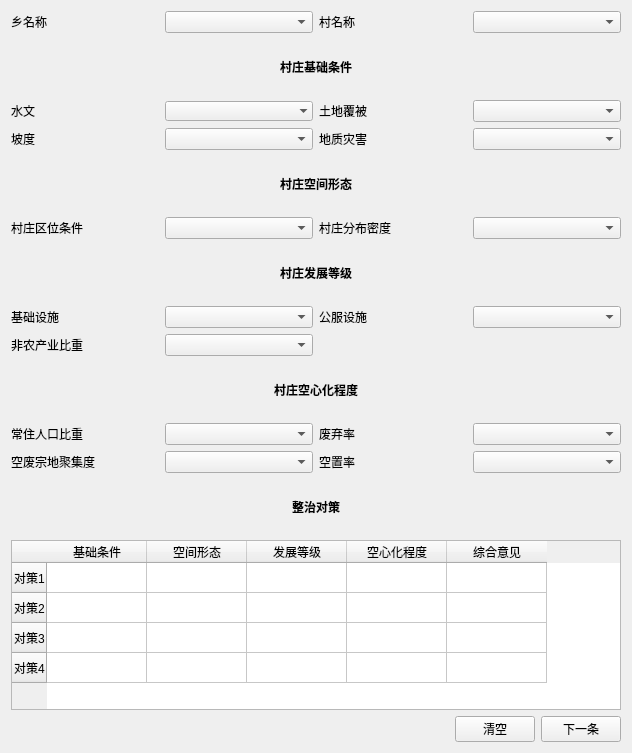
<?xml version="1.0" encoding="UTF-8"?>
<ui version="4.0">
 <class>ZhengZhiYinSu</class>
 <widget class="QWidget" name="ZhengZhiYinSu">
  <property name="geometry">
   <rect>
    <x>0</x>
    <y>0</y>
    <width>632</width>
    <height>753</height>
   </rect>
  </property>
  <property name="windowTitle">
   <string>整治因素</string>
  </property>
  <layout class="QGridLayout" name="gridLayout">
   <item row="5" column="0">
    <layout class="QHBoxLayout" name="horizontalLayout_3">
     <item>
      <widget class="QLabel" name="label_3">
       <property name="text">
        <string>坡度</string>
       </property>
      </widget>
     </item>
     <item>
      <widget class="QComboBox" name="PDComBoBox_0_2"/>
     </item>
     <item>
      <widget class="QLabel" name="label_17">
       <property name="text">
        <string>地质灾害</string>
       </property>
      </widget>
     </item>
     <item>
      <widget class="QComboBox" name="DZZGComBoBox_0_3"/>
     </item>
    </layout>
   </item>
   <item row="9" column="0">
    <layout class="QHBoxLayout" name="horizontalLayout_4">
     <item>
      <widget class="QLabel" name="label_15">
       <property name="text">
        <string>村庄区位条件</string>
       </property>
      </widget>
     </item>
     <item>
      <widget class="QComboBox" name="QWTJComBoBox_1_0"/>
     </item>
     <item>
      <widget class="QLabel" name="label_6">
       <property name="text">
        <string>村庄分布密度</string>
       </property>
      </widget>
     </item>
     <item>
      <widget class="QComboBox" name="CZFBMDComBoBox_1_1"/>
     </item>
    </layout>
   </item>
   <item row="0" column="0">
    <layout class="QHBoxLayout" name="horizontalLayout_10">
     <item>
      <widget class="QLabel" name="label">
       <property name="text">
        <string>乡名称</string>
       </property>
      </widget>
     </item>
     <item>
      <widget class="QComboBox" name="comboBoxXiang"/>
     </item>
     <item>
      <widget class="QLabel" name="label_2">
       <property name="text">
        <string>村名称</string>
       </property>
      </widget>
     </item>
     <item>
      <widget class="QComboBox" name="comboBoxCun"/>
     </item>
    </layout>
   </item>
   <item row="7" column="0">
    <layout class="QHBoxLayout" name="horizontalLayout_9">
     <item>
      <spacer name="horizontalSpacer_5">
       <property name="orientation">
        <enum>Qt::Horizontal</enum>
       </property>
       <property name="sizeHint" stdset="0">
        <size>
         <width>40</width>
         <height>20</height>
        </size>
       </property>
      </spacer>
     </item>
     <item>
      <widget class="QLabel" name="label_18">
       <property name="font">
        <font>
         <pointsize>9</pointsize>
         <weight>75</weight>
         <bold>true</bold>
        </font>
       </property>
       <property name="text">
        <string>村庄空间形态</string>
       </property>
      </widget>
     </item>
     <item>
      <spacer name="horizontalSpacer_6">
       <property name="orientation">
        <enum>Qt::Horizontal</enum>
       </property>
       <property name="sizeHint" stdset="0">
        <size>
         <width>40</width>
         <height>20</height>
        </size>
       </property>
      </spacer>
     </item>
    </layout>
   </item>
   <item row="16" column="0">
    <layout class="QHBoxLayout" name="horizontalLayout_13">
     <item>
      <spacer name="horizontalSpacer_12">
       <property name="orientation">
        <enum>Qt::Horizontal</enum>
       </property>
       <property name="sizeHint" stdset="0">
        <size>
         <width>40</width>
         <height>20</height>
        </size>
       </property>
      </spacer>
     </item>
     <item>
      <widget class="QLabel" name="label_20">
       <property name="font">
        <font>
         <pointsize>9</pointsize>
         <weight>75</weight>
         <bold>true</bold>
        </font>
       </property>
       <property name="text">
        <string>村庄空心化程度</string>
       </property>
      </widget>
     </item>
     <item>
      <spacer name="horizontalSpacer_11">
       <property name="orientation">
        <enum>Qt::Horizontal</enum>
       </property>
       <property name="sizeHint" stdset="0">
        <size>
         <width>40</width>
         <height>20</height>
        </size>
       </property>
      </spacer>
     </item>
    </layout>
   </item>
   <item row="21" column="0">
    <layout class="QHBoxLayout" name="horizontalLayout_14">
     <item>
      <spacer name="horizontalSpacer_13">
       <property name="orientation">
        <enum>Qt::Horizontal</enum>
       </property>
       <property name="sizeHint" stdset="0">
        <size>
         <width>40</width>
         <height>20</height>
        </size>
       </property>
      </spacer>
     </item>
     <item>
      <widget class="QLabel" name="label_21">
       <property name="font">
        <font>
         <pointsize>9</pointsize>
         <weight>75</weight>
         <bold>true</bold>
        </font>
       </property>
       <property name="text">
        <string>整治对策</string>
       </property>
      </widget>
     </item>
     <item>
      <spacer name="horizontalSpacer_14">
       <property name="orientation">
        <enum>Qt::Horizontal</enum>
       </property>
       <property name="sizeHint" stdset="0">
        <size>
         <width>40</width>
         <height>20</height>
        </size>
       </property>
      </spacer>
     </item>
    </layout>
   </item>
   <item row="11" column="0">
    <layout class="QHBoxLayout" name="horizontalLayout_12">
     <item>
      <spacer name="horizontalSpacer_9">
       <property name="orientation">
        <enum>Qt::Horizontal</enum>
       </property>
       <property name="sizeHint" stdset="0">
        <size>
         <width>40</width>
         <height>20</height>
        </size>
       </property>
      </spacer>
     </item>
     <item>
      <widget class="QLabel" name="label_19">
       <property name="font">
        <font>
         <pointsize>9</pointsize>
         <weight>75</weight>
         <bold>true</bold>
        </font>
       </property>
       <property name="text">
        <string>村庄发展等级</string>
       </property>
      </widget>
     </item>
     <item>
      <spacer name="horizontalSpacer_10">
       <property name="orientation">
        <enum>Qt::Horizontal</enum>
       </property>
       <property name="sizeHint" stdset="0">
        <size>
         <width>40</width>
         <height>20</height>
        </size>
       </property>
      </spacer>
     </item>
    </layout>
   </item>
   <item row="15" column="0">
    <spacer name="verticalSpacer_4">
     <property name="orientation">
      <enum>Qt::Vertical</enum>
     </property>
     <property name="sizeHint" stdset="0">
      <size>
       <width>20</width>
       <height>40</height>
      </size>
     </property>
    </spacer>
   </item>
   <item row="20" column="0">
    <spacer name="verticalSpacer_5">
     <property name="orientation">
      <enum>Qt::Vertical</enum>
     </property>
     <property name="sizeHint" stdset="0">
      <size>
       <width>20</width>
       <height>40</height>
      </size>
     </property>
    </spacer>
   </item>
   <item row="2" column="0">
    <layout class="QHBoxLayout" name="horizontalLayout_11">
     <item>
      <spacer name="horizontalSpacer_7">
       <property name="orientation">
        <enum>Qt::Horizontal</enum>
       </property>
       <property name="sizeHint" stdset="0">
        <size>
         <width>40</width>
         <height>20</height>
        </size>
       </property>
      </spacer>
     </item>
     <item>
      <widget class="QLabel" name="label_14">
       <property name="font">
        <font>
         <pointsize>9</pointsize>
         <weight>75</weight>
         <bold>true</bold>
        </font>
       </property>
       <property name="text">
        <string>村庄基础条件</string>
       </property>
      </widget>
     </item>
     <item>
      <spacer name="horizontalSpacer_8">
       <property name="orientation">
        <enum>Qt::Horizontal</enum>
       </property>
       <property name="sizeHint" stdset="0">
        <size>
         <width>40</width>
         <height>20</height>
        </size>
       </property>
      </spacer>
     </item>
    </layout>
   </item>
   <item row="6" column="0">
    <spacer name="verticalSpacer_2">
     <property name="orientation">
      <enum>Qt::Vertical</enum>
     </property>
     <property name="sizeHint" stdset="0">
      <size>
       <width>20</width>
       <height>40</height>
      </size>
     </property>
    </spacer>
   </item>
   <item row="10" column="0">
    <spacer name="verticalSpacer_3">
     <property name="orientation">
      <enum>Qt::Vertical</enum>
     </property>
     <property name="sizeHint" stdset="0">
      <size>
       <width>20</width>
       <height>40</height>
      </size>
     </property>
    </spacer>
   </item>
   <item row="1" column="0">
    <spacer name="verticalSpacer">
     <property name="orientation">
      <enum>Qt::Vertical</enum>
     </property>
     <property name="sizeHint" stdset="0">
      <size>
       <width>20</width>
       <height>40</height>
      </size>
     </property>
    </spacer>
   </item>
   <item row="4" column="0">
    <layout class="QHBoxLayout" name="horizontalLayout_2">
     <item>
      <widget class="QLabel" name="label_5">
       <property name="text">
        <string>水文</string>
       </property>
      </widget>
     </item>
     <item>
      <widget class="QComboBox" name="SWComBoBox_0_0">
       <property name="frame">
        <bool>false</bool>
       </property>
      </widget>
     </item>
     <item>
      <widget class="QLabel" name="label_16">
       <property name="text">
        <string>土地覆被</string>
       </property>
      </widget>
     </item>
     <item>
      <widget class="QComboBox" name="TDFBComBoBox_0_1"/>
     </item>
    </layout>
   </item>
   <item row="19" column="0">
    <layout class="QHBoxLayout" name="horizontalLayout_8">
     <item>
      <widget class="QLabel" name="label_12">
       <property name="text">
        <string>空废宗地聚集度</string>
       </property>
      </widget>
     </item>
     <item>
      <widget class="QComboBox" name="KFZDJJDComBoBox_3_2"/>
     </item>
     <item>
      <widget class="QLabel" name="label_22">
       <property name="text">
        <string>空置率</string>
       </property>
      </widget>
     </item>
     <item>
      <widget class="QComboBox" name="KZLComBoBox_3_3"/>
     </item>
    </layout>
   </item>
   <item row="24" column="0">
    <layout class="QHBoxLayout" name="horizontalLayout">
     <item>
      <spacer name="horizontalSpacer">
       <property name="orientation">
        <enum>Qt::Horizontal</enum>
       </property>
       <property name="sizeHint" stdset="0">
        <size>
         <width>40</width>
         <height>20</height>
        </size>
       </property>
      </spacer>
     </item>
     <item>
      <widget class="QPushButton" name="clearBtn">
       <property name="text">
        <string>清空</string>
       </property>
      </widget>
     </item>
     <item>
      <widget class="QPushButton" name="nextBtn">
       <property name="text">
        <string>下一条</string>
       </property>
      </widget>
     </item>
    </layout>
   </item>
   <item row="18" column="0">
    <layout class="QHBoxLayout" name="horizontalLayout_7">
     <item>
      <widget class="QLabel" name="label_11">
       <property name="text">
        <string>常住人口比重</string>
       </property>
      </widget>
     </item>
     <item>
      <widget class="QComboBox" name="CZRKBZComBoBox_3_0"/>
     </item>
     <item>
      <widget class="QLabel" name="label_13">
       <property name="text">
        <string>废弃率</string>
       </property>
      </widget>
     </item>
     <item>
      <widget class="QComboBox" name="FQLComBoBox_3_1"/>
     </item>
    </layout>
   </item>
   <item row="14" column="0">
    <layout class="QHBoxLayout" name="horizontalLayout_6">
     <item>
      <widget class="QLabel" name="label_10">
       <property name="text">
        <string>非农产业比重</string>
       </property>
      </widget>
     </item>
     <item>
      <widget class="QComboBox" name="FNCYBZComBoBox_2_2"/>
     </item>
     <item>
      <widget class="QLabel" name="label_7">
       <property name="text">
        <string/>
       </property>
      </widget>
     </item>
     <item>
      <widget class="QLabel" name="label_4">
       <property name="text">
        <string/>
       </property>
      </widget>
     </item>
    </layout>
   </item>
   <item row="3" column="0">
    <spacer name="verticalSpacer_6">
     <property name="orientation">
      <enum>Qt::Vertical</enum>
     </property>
     <property name="sizeHint" stdset="0">
      <size>
       <width>20</width>
       <height>40</height>
      </size>
     </property>
    </spacer>
   </item>
   <item row="12" column="0">
    <spacer name="verticalSpacer_8">
     <property name="orientation">
      <enum>Qt::Vertical</enum>
     </property>
     <property name="sizeHint" stdset="0">
      <size>
       <width>20</width>
       <height>40</height>
      </size>
     </property>
    </spacer>
   </item>
   <item row="17" column="0">
    <spacer name="verticalSpacer_9">
     <property name="orientation">
      <enum>Qt::Vertical</enum>
     </property>
     <property name="sizeHint" stdset="0">
      <size>
       <width>20</width>
       <height>40</height>
      </size>
     </property>
    </spacer>
   </item>
   <item row="8" column="0">
    <spacer name="verticalSpacer_7">
     <property name="orientation">
      <enum>Qt::Vertical</enum>
     </property>
     <property name="sizeHint" stdset="0">
      <size>
       <width>20</width>
       <height>40</height>
      </size>
     </property>
    </spacer>
   </item>
   <item row="23" column="0">
    <widget class="QTableWidget" name="tableWidget">
     <row>
      <property name="text">
       <string>对策1</string>
      </property>
     </row>
     <row>
      <property name="text">
       <string>对策2</string>
      </property>
     </row>
     <row>
      <property name="text">
       <string>对策3</string>
      </property>
     </row>
     <row>
      <property name="text">
       <string>对策4</string>
      </property>
     </row>
     <column>
      <property name="text">
       <string>基础条件</string>
      </property>
     </column>
     <column>
      <property name="text">
       <string>空间形态</string>
      </property>
     </column>
     <column>
      <property name="text">
       <string>发展等级</string>
      </property>
     </column>
     <column>
      <property name="text">
       <string>空心化程度</string>
      </property>
     </column>
     <column>
      <property name="text">
       <string>综合意见</string>
      </property>
     </column>
     <item row="0" column="0">
      <property name="text">
       <string/>
      </property>
     </item>
     <item row="0" column="1">
      <property name="text">
       <string/>
      </property>
     </item>
     <item row="0" column="2">
      <property name="text">
       <string/>
      </property>
     </item>
     <item row="0" column="3">
      <property name="text">
       <string/>
      </property>
     </item>
     <item row="1" column="0">
      <property name="text">
       <string/>
      </property>
     </item>
     <item row="1" column="1">
      <property name="text">
       <string/>
      </property>
     </item>
     <item row="1" column="2">
      <property name="text">
       <string/>
      </property>
     </item>
     <item row="1" column="3">
      <property name="text">
       <string/>
      </property>
     </item>
     <item row="2" column="0">
      <property name="text">
       <string/>
      </property>
     </item>
     <item row="2" column="2">
      <property name="text">
       <string/>
      </property>
     </item>
     <item row="2" column="3">
      <property name="text">
       <string/>
      </property>
     </item>
     <item row="3" column="0">
      <property name="text">
       <string/>
      </property>
     </item>
     <item row="3" column="3">
      <property name="text">
       <string/>
      </property>
     </item>
    </widget>
   </item>
   <item row="22" column="0">
    <spacer name="verticalSpacer_10">
     <property name="orientation">
      <enum>Qt::Vertical</enum>
     </property>
     <property name="sizeHint" stdset="0">
      <size>
       <width>20</width>
       <height>40</height>
      </size>
     </property>
    </spacer>
   </item>
   <item row="13" column="0">
    <layout class="QHBoxLayout" name="horizontalLayout_5">
     <item>
      <widget class="QLabel" name="label_9">
       <property name="text">
        <string>基础设施</string>
       </property>
      </widget>
     </item>
     <item>
      <widget class="QComboBox" name="JCSSComBoBox_2_0"/>
     </item>
     <item>
      <widget class="QLabel" name="label_8">
       <property name="text">
        <string>公服设施</string>
       </property>
      </widget>
     </item>
     <item>
      <widget class="QComboBox" name="GFSSComBoBox_2_1"/>
     </item>
    </layout>
   </item>
  </layout>
 </widget>
 <resources/>
 <connections/>
</ui>
